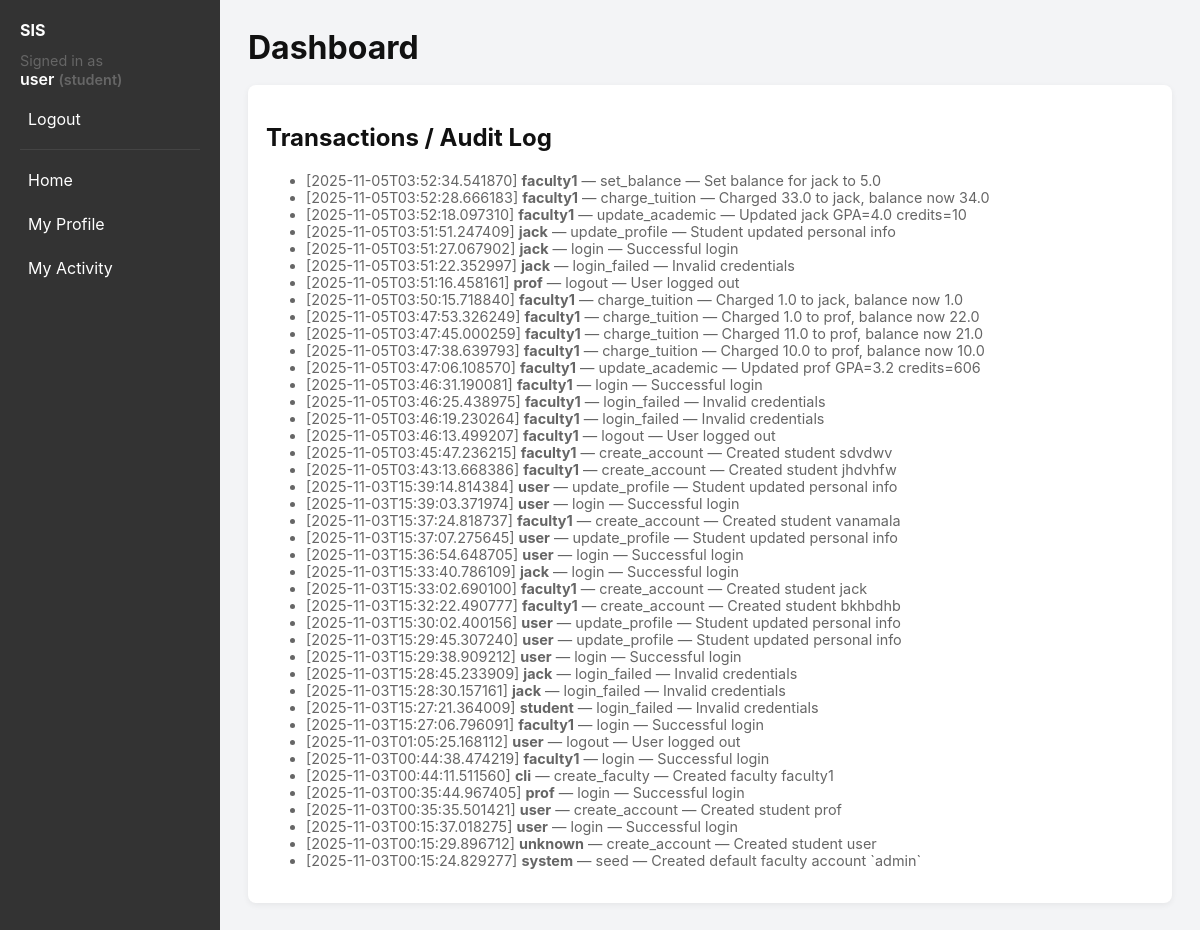
Screenshot of /transactions (signed in) with the database file from the repository.
### tables this page shows
CREATE TABLE transactions (
            id INTEGER PRIMARY KEY AUTOINCREMENT,
            actor_username TEXT,
            action TEXT,
            details TEXT,
            timestamp TEXT
        );

### app.py (the view)
@app.route('/transactions')
def transactions():
    if 'user' not in session:
        return redirect(url_for('login'))
    conn = get_db_connection()
    c = conn.cursor()
    c.execute('SELECT * FROM transactions ORDER BY timestamp DESC LIMIT 200')
    transactions = c.fetchall()
    conn.close()
    return render_template('transactions.html', transactions=transactions)

### app.py (called while the page is built)
def get_db_connection():
    conn = sqlite3.connect(DATABASE)
    conn.row_factory = sqlite3.Row
    return conn

@app.context_processor
def inject_user_role():
    return dict(user=session.get('user'), role=session.get('role'))

@app.before_request
def require_login_everywhere():
    allowed_endpoints = ['login', 'static']
    endpoint = None
    try:
        endpoint = request.endpoint
    except Exception:
        endpoint = None
    if endpoint in allowed_endpoints or endpoint is None:
        return
    if 'user' not in session:
        return redirect(url_for('login'))

### templates/transactions.html
{% extends 'base.html' %}
{% block content %}
    <div class="card">
        <h2>Transactions / Audit Log</h2>
        <ul>
            {% for t in transactions %}
                <li class="muted">[{{ t['timestamp'] }}] <strong>{{ t['actor_username'] }}</strong> — {{ t['action'] }} — {{ t['details'] }}</li>
            {% endfor %}
        </ul>
    </div>
{% endblock %}

### templates/base.html (shortened to what this page needs)
<!DOCTYPE html>
<html lang="en">
  <head>
  </head>
  <body>
    <div class="container">
      <nav>
        <div style="font-weight:700;margin-bottom:12px">SIS</div>
        {% if user %}
          <div class="muted">Signed in as</div>
          <div style="font-weight:600;margin-bottom:12px">{{ user }} <span class="muted">({{ role }})</span></div>
          <a href="{{ url_for('logout') }}">Logout</a>
        {% else %}
          <a href="{{ url_for('login') }}">Login</a>
        {% endif %}
        <hr style="border:none;height:1px;background:#444;margin:12px 0">
        <a href="{{ url_for('index') }}" class="{% if request.endpoint=='index' %}active{% endif %}">Home</a>
        {% if role == 'faculty' %}
          <a href="{{ url_for('new_account') }}" class="{% if request.endpoint=='new_account' %}active{% endif %}">New Student</a>
          <a href="{{ url_for('faculty_update') }}" class="{% if request.endpoint=='faculty_update' %}active{% endif %}">Faculty Update</a>
          <a href="{{ url_for('transactions') }}">Transactions</a>
        {% elif role == 'student' %}
          <a href="{{ url_for('student_edit') }}" class="{% if request.endpoint=='student_edit' %}active{% endif %}">My Profile</a>
          <a href="{{ url_for('transactions') }}">My Activity</a>
        {% endif %}
      </nav>
      <main>
        <header>
          <h1 style="margin:0">{{ title or 'Dashboard' }}</h1>
        </header>
        {% block content %}{% endblock %}
      </main>
    </div>
  </body>
</html>

### templates/base.html (style rules this page uses)
:root { --accent:#2b6cb0; --muted:#f3f4f6; --dark:#333 }
* { box-sizing:border-box }
body { font-family:Inter, system-ui, -apple-system, 'Segoe UI', Roboto, 'Helvetica Neue', Arial; margin:0; background:var(--muted); color:#111 }
.container { display:flex; min-height:100vh }
nav { width:220px; background:var(--dark); color:#fff; padding:20px }
nav a { display:block; color:#fff; text-decoration:none; margin:8px 0; padding:8px; border-radius:6px }
main { flex:1; padding:28px }
header { display:flex; justify-content:space-between; align-items:center; margin-bottom:18px }
.card { background:#fff; padding:18px; border-radius:8px; box-shadow:0 2px 6px rgba(0,0,0,0.06) }
.muted { color:#666;font-size:0.9rem }

### rows the page displays
transactions: actor_username "student", timestamp "2025-11-03T15:27:21.364009", action "login_failed", details "Invalid credentials"
transactions: timestamp "2025-11-05T03:52:34.541870", actor_username "faculty1", action "set_balance", details "Set balance for jack to 5.0"
transactions: timestamp "2025-11-05T03:52:28.666183", actor_username "faculty1", action "charge_tuition", details "Charged 33.0 to jack, balance now 34.0"
transactions: timestamp "2025-11-05T03:52:18.097310", actor_username "faculty1", action "update_academic", details "Updated jack GPA=4.0 credits=10"
transactions: timestamp "2025-11-05T03:51:51.247409", actor_username "jack", action "update_profile", details "Student updated personal info"
transactions: timestamp "2025-11-05T03:51:27.067902", actor_username "jack", action "login", details "Successful login"
transactions: timestamp "2025-11-05T03:51:22.352997", actor_username "jack", action "login_failed", details "Invalid credentials"
transactions: timestamp "2025-11-05T03:51:16.458161", actor_username "prof", action "logout", details "User logged out"
transactions: timestamp "2025-11-05T03:50:15.718840", actor_username "faculty1", action "charge_tuition", details "Charged 1.0 to jack, balance now 1.0"
transactions: timestamp "2025-11-05T03:47:53.326249", actor_username "faculty1", action "charge_tuition", details "Charged 1.0 to prof, balance now 22.0"
transactions: timestamp "2025-11-05T03:47:45.000259", actor_username "faculty1", action "charge_tuition", details "Charged 11.0 to prof, balance now 21.0"
transactions: timestamp "2025-11-05T03:47:38.639793", actor_username "faculty1", action "charge_tuition", details "Charged 10.0 to prof, balance now 10.0"
transactions: timestamp "2025-11-05T03:47:06.108570", actor_username "faculty1", action "update_academic", details "Updated prof GPA=3.2 credits=606"
transactions: timestamp "2025-11-05T03:46:31.190081", actor_username "faculty1", action "login", details "Successful login"
transactions: timestamp "2025-11-05T03:46:25.438975", actor_username "faculty1", action "login_failed", details "Invalid credentials"
transactions: timestamp "2025-11-05T03:46:19.230264", actor_username "faculty1", action "login_failed", details "Invalid credentials"
transactions: timestamp "2025-11-05T03:46:13.499207", actor_username "faculty1", action "logout", details "User logged out"
transactions: timestamp "2025-11-05T03:45:47.236215", actor_username "faculty1", action "create_account", details "Created student sdvdwv"
transactions: timestamp "2025-11-05T03:43:13.668386", actor_username "faculty1", action "create_account", details "Created student jhdvhfw"
transactions: timestamp "2025-11-03T15:39:14.814384", actor_username "user", action "update_profile", details "Student updated personal info"
transactions: timestamp "2025-11-03T15:39:03.371974", actor_username "user", action "login", details "Successful login"
transactions: timestamp "2025-11-03T15:37:24.818737", actor_username "faculty1", action "create_account", details "Created student vanamala"
transactions: timestamp "2025-11-03T15:37:07.275645", actor_username "user", action "update_profile", details "Student updated personal info"
transactions: timestamp "2025-11-03T15:36:54.648705", actor_username "user", action "login", details "Successful login"
transactions: timestamp "2025-11-03T15:33:40.786109", actor_username "jack", action "login", details "Successful login"
transactions: timestamp "2025-11-03T15:33:02.690100", actor_username "faculty1", action "create_account", details "Created student jack"
transactions: timestamp "2025-11-03T15:32:22.490777", actor_username "faculty1", action "create_account", details "Created student bkhbdhb"
transactions: timestamp "2025-11-03T15:30:02.400156", actor_username "user", action "update_profile", details "Student updated personal info"
transactions: timestamp "2025-11-03T15:29:45.307240", actor_username "user", action "update_profile", details "Student updated personal info"
transactions: timestamp "2025-11-03T15:29:38.909212", actor_username "user", action "login", details "Successful login"
transactions: timestamp "2025-11-03T15:28:45.233909", actor_username "jack", action "login_failed", details "Invalid credentials"
transactions: timestamp "2025-11-03T15:28:30.157161", actor_username "jack", action "login_failed", details "Invalid credentials"
transactions: timestamp "2025-11-03T15:27:06.796091", actor_username "faculty1", action "login", details "Successful login"
transactions: timestamp "2025-11-03T01:05:25.168112", actor_username "user", action "logout", details "User logged out"
transactions: timestamp "2025-11-03T00:44:38.474219", actor_username "faculty1", action "login", details "Successful login"
transactions: timestamp "2025-11-03T00:44:11.511560", actor_username "cli", action "create_faculty", details "Created faculty faculty1"
transactions: timestamp "2025-11-03T00:35:44.967405", actor_username "prof", action "login", details "Successful login"
transactions: timestamp "2025-11-03T00:35:35.501421", actor_username "user", action "create_account", details "Created student prof"
transactions: timestamp "2025-11-03T00:15:37.018275", actor_username "user", action "login", details "Successful login"
transactions: timestamp "2025-11-03T00:15:29.896712", actor_username "unknown", action "create_account", details "Created student user"
transactions: timestamp "2025-11-03T00:15:24.829277", actor_username "system", action "seed", details "Created default faculty account `admin`"

### other values shown
{{ user }} "user"
{{ title or 'Dashboard' }} "Dashboard"
